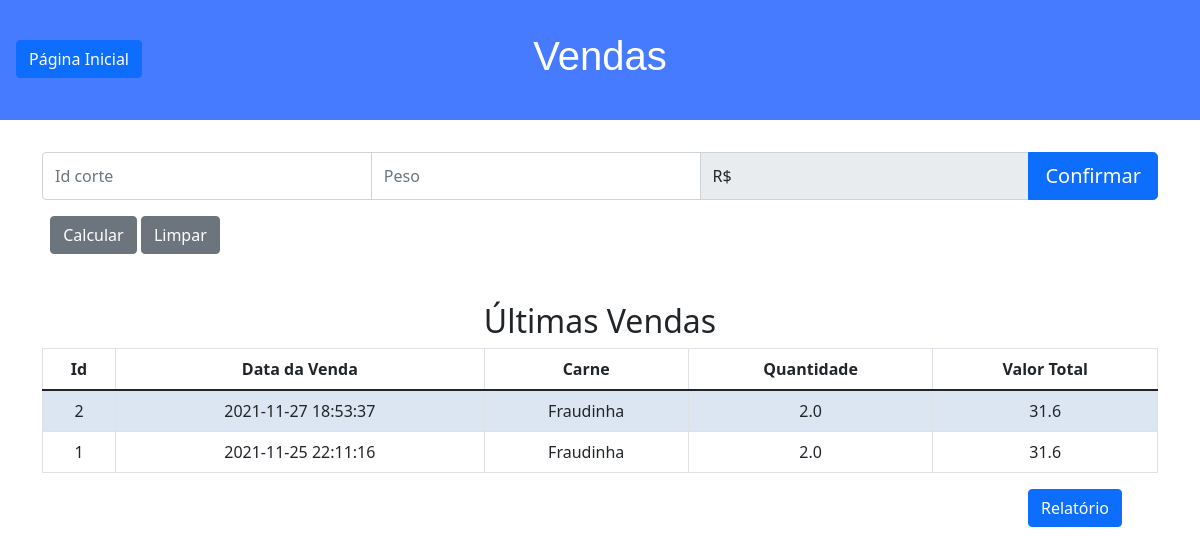
/vendas, run on the app's committed database.
### tables this page shows
CREATE TABLE venda (
   id INTEGER PRIMARY KEY AUTOINCREMENT,
   data_venda DATETIME NOT NULL,
   corte_id INTEGER NOT NULL,
   quantidade FLOAT NOT NULL,
   valor_total DOUBLE NOT NULL,
   FOREIGN KEY (corte_id) REFERENCES corte(id)
);

CREATE TABLE corte (
    id INTEGER PRIMARY KEY AUTOINCREMENT,
    nome_corte VARCHAR,
    preco DOUBLE,
    quantidade FLOAT
);

### acougue/vendas.py (the view)
@bp.route("/vendas", methods=["GET", "POST"])
def vendas():
    if request.method == "POST":
        id_corte = request.form.get('id_corte')
        peso = request.form.get('peso')
        valor_total = request.form.get('valor_total')
        corte = db_recuperar_corte_por_id(id_corte)
        if(float(peso) < 0):
            flash("Peso não pode ter valor negativo", "Erro")
        elif(corte):
            novo_peso = corte['quantidade'] - float(peso)
            db_insere_venda(id_corte, peso, valor_total)
            db_atualizar_estoque(id_corte, novo_peso)
        else:
            flash("Id de corte inexistente", "Erro")
        return redirect("/vendas")
    else:
        rows = db_recuperar_resumo_vendas()
        return render_template("vendas.html", vendas=rows)

### acougue/db.py (called while the page is built)
def get_db():
    if 'db' not in g:
        print(f"Database {current_app.config['DATABASE']}\n\n")
        g.db = sqlite3.connect(
            current_app.config['DATABASE'],
            detect_types=sqlite3.PARSE_DECLTYPES
        )
        g.db.row_factory = sqlite3.Row
    return g.db

### acougue/vendas.py (called while the page is built)
def db_recuperar_resumo_vendas():
    connection = get_db()
    rows = connection.execute('''SELECT venda.id, data_venda, nome_corte, venda.quantidade, valor_total
        FROM venda INNER JOIN corte ON venda.corte_id = corte.id
        ORDER BY venda.data_venda DESC LIMIT 5;''').fetchall()
    return rows

### acougue/templates/vendas.html (shortened to what this page needs)
{% extends "layout.html" %}
{% block title %}Vendas{% endblock %}
{% block content %}
<div class="container">
    <div class="row mb-5">
        <form action="/vendas" method="post">
            <div class="input-group mb-3">
                <input name="id_corte" type="text" class="form-control" placeholder="Id corte" value={{ id_corte }}>
                <input name="peso" type="text" class="form-control" placeholder="Peso" value={{ peso }} >
                <input name="valor_total_visivel" class="form-control" type="text" aria-label="Disabled input example" disabled readonly value="R$ {{ valor_total }} ">
                <button type="submit" formaction="/vendas" class="btn btn-primary btn-lg"> Confirmar </button>
            </div>
            <div role="main" class="col-md-2">
                <button type="submit" formaction="/calcular_venda" class="btn btn-secondary"> Calcular </button>
                <button type="submit" formaction="/limpar_venda" class="btn btn-secondary"> Limpar </button>
            </div>
        </form>
    </div>
    <div class="row">
        <div role="main" class="col-md-12">
            <h2>Últimas Vendas</h2>
             <table class="table table-striped table-responsive table-bordered">
                <thead class="thead-default">
                    <tr>
                        <th>Id</th>
                        <th>Data da Venda</th>
                        <th>Carne</th>
                        <th>Quantidade</th>
                        <th>Valor Total</th>
                    </tr>
                </thead>
                <tbody>
                {% for venda in vendas:%}
                    <tr>
                        <td>{{ venda['id'] }}</td>
                        <td>{{ venda['data_venda'] }}</td>
                        <td>{{ venda['nome_corte'] }}</td>
                        <td>{{ venda['quantidade'] }}</td>
                        <td>{{ venda['valor_total'] }}</td>
                    </tr>
                {% endfor %}
                </tbody>
            </table>
        </div>
    </div>
    <div class="row">
        <div class="col-md-10"></div>
        <div class="col-md-2">
            <a class="btn btn-primary" href="/relatorios" role="button">Relatório</a>
        </div>
    </div>
</div>
{% endblock %}

### acougue/static/styles.css (style rules this page uses)
body { background-color: #fff; color: #212529; font-size: 1rem; font-weight: 400; line-height: 1.5; margin: 0; text-align: left; }
.container { margin-left: auto; margin-right: auto; padding-left: 15px; padding-right: 15px; text-align: center; width: 90%; }
button, input[type="submit"] { background-color: #d9edff; border: 1px solid transparent; border-radius: 0.25rem; font-size: 0.95rem; font-weight: 400; line-height: 1.5; padding: 0.375rem 0.75rem; text-align: center; transition: color 0.15s ease-in-out, background-color 0.15s ease-in-out, border-color 0.15s ease-in-out, box-shadow 0.15s ease-in-out; vertical-align: middle; }
input[type="text"], input[type="number"] { line-height: 1.8; width: 25%; }
table { background-color: transparent; margin-bottom: 1rem; width: 100%; }
table th, table td { padding: 0.75rem; vertical-align: middle; }
tbody tr:nth-of-type(odd) { background-color: rgb(179, 208, 255, 0.3) }

### data on the page
venda: id "2", data_venda "2021-11-27 18:53:37", nome_corte "Fraudinha", quantidade "2.0", valor_total "31.6"
venda: id "1", data_venda "2021-11-25 22:11:16", nome_corte "Fraudinha", quantidade "2.0", valor_total "31.6"
